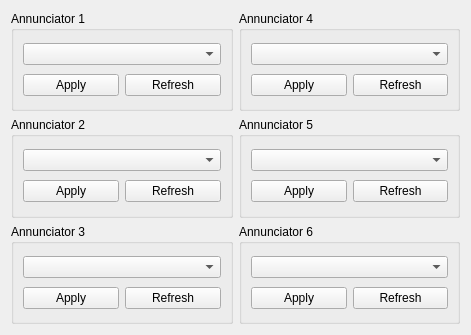
<?xml version="1.0" encoding="UTF-8"?>
<ui version="4.0">
 <class>Annunciator_Pane</class>
 <widget class="QWidget" name="Annunciator_Pane">
  <property name="geometry">
   <rect>
    <x>0</x>
    <y>0</y>
    <width>471</width>
    <height>335</height>
   </rect>
  </property>
  <property name="windowTitle">
   <string>Annunciator Pane</string>
  </property>
  <layout class="QHBoxLayout" name="horizontalLayout_7">
   <item>
    <layout class="QVBoxLayout" name="verticalLayout_7">
     <item>
      <widget class="QGroupBox" name="gbox_annunciator1">
       <property name="title">
        <string>Annunciator 1</string>
       </property>
       <layout class="QVBoxLayout" name="verticalLayout">
        <item>
         <widget class="QComboBox" name="combo_annunciator1"/>
        </item>
        <item>
         <layout class="QHBoxLayout" name="horizontalLayout">
          <item>
           <widget class="QPushButton" name="btn_apply1">
            <property name="text">
             <string>Apply</string>
            </property>
           </widget>
          </item>
          <item>
           <widget class="QPushButton" name="btn_refresh1">
            <property name="text">
             <string>Refresh</string>
            </property>
           </widget>
          </item>
         </layout>
        </item>
       </layout>
      </widget>
     </item>
     <item>
      <widget class="QGroupBox" name="gbox_annunciator2">
       <property name="title">
        <string>Annunciator 2</string>
       </property>
       <layout class="QVBoxLayout" name="verticalLayout_5">
        <item>
         <widget class="QComboBox" name="combo_annunciator2"/>
        </item>
        <item>
         <layout class="QHBoxLayout" name="horizontalLayout_5">
          <item>
           <widget class="QPushButton" name="btn_apply2">
            <property name="text">
             <string>Apply</string>
            </property>
           </widget>
          </item>
          <item>
           <widget class="QPushButton" name="btn_refresh2">
            <property name="text">
             <string>Refresh</string>
            </property>
           </widget>
          </item>
         </layout>
        </item>
       </layout>
      </widget>
     </item>
     <item>
      <widget class="QGroupBox" name="gbox_annunciator3">
       <property name="title">
        <string>Annunciator 3</string>
       </property>
       <layout class="QVBoxLayout" name="verticalLayout_3">
        <item>
         <widget class="QComboBox" name="combo_annunciator3"/>
        </item>
        <item>
         <layout class="QHBoxLayout" name="horizontalLayout_3">
          <item>
           <widget class="QPushButton" name="btn_apply3">
            <property name="text">
             <string>Apply</string>
            </property>
           </widget>
          </item>
          <item>
           <widget class="QPushButton" name="btn_refresh3">
            <property name="text">
             <string>Refresh</string>
            </property>
           </widget>
          </item>
         </layout>
        </item>
       </layout>
      </widget>
     </item>
    </layout>
   </item>
   <item>
    <layout class="QVBoxLayout" name="verticalLayout_8">
     <item>
      <widget class="QGroupBox" name="gbox_annunciator4">
       <property name="title">
        <string>Annunciator 4</string>
       </property>
       <layout class="QVBoxLayout" name="verticalLayout_2">
        <item>
         <widget class="QComboBox" name="combo_annunciator4"/>
        </item>
        <item>
         <layout class="QHBoxLayout" name="horizontalLayout_2">
          <item>
           <widget class="QPushButton" name="btn_apply4">
            <property name="text">
             <string>Apply</string>
            </property>
           </widget>
          </item>
          <item>
           <widget class="QPushButton" name="btn_refresh4">
            <property name="text">
             <string>Refresh</string>
            </property>
           </widget>
          </item>
         </layout>
        </item>
       </layout>
      </widget>
     </item>
     <item>
      <widget class="QGroupBox" name="gbox_annunciator5">
       <property name="title">
        <string>Annunciator 5</string>
       </property>
       <layout class="QVBoxLayout" name="verticalLayout_6">
        <item>
         <widget class="QComboBox" name="combo_annunciator5"/>
        </item>
        <item>
         <layout class="QHBoxLayout" name="horizontalLayout_6">
          <item>
           <widget class="QPushButton" name="btn_apply5">
            <property name="text">
             <string>Apply</string>
            </property>
           </widget>
          </item>
          <item>
           <widget class="QPushButton" name="btn_refresh5">
            <property name="text">
             <string>Refresh</string>
            </property>
           </widget>
          </item>
         </layout>
        </item>
       </layout>
      </widget>
     </item>
     <item>
      <widget class="QGroupBox" name="gbox_annunciator6">
       <property name="title">
        <string>Annunciator 6</string>
       </property>
       <layout class="QVBoxLayout" name="verticalLayout_4">
        <item>
         <widget class="QComboBox" name="combo_annunciator6"/>
        </item>
        <item>
         <layout class="QHBoxLayout" name="horizontalLayout_4">
          <item>
           <widget class="QPushButton" name="btn_apply6">
            <property name="text">
             <string>Apply</string>
            </property>
           </widget>
          </item>
          <item>
           <widget class="QPushButton" name="btn_refresh6">
            <property name="text">
             <string>Refresh</string>
            </property>
           </widget>
          </item>
         </layout>
        </item>
       </layout>
      </widget>
     </item>
    </layout>
   </item>
  </layout>
 </widget>
 <resources/>
 <connections/>
</ui>
